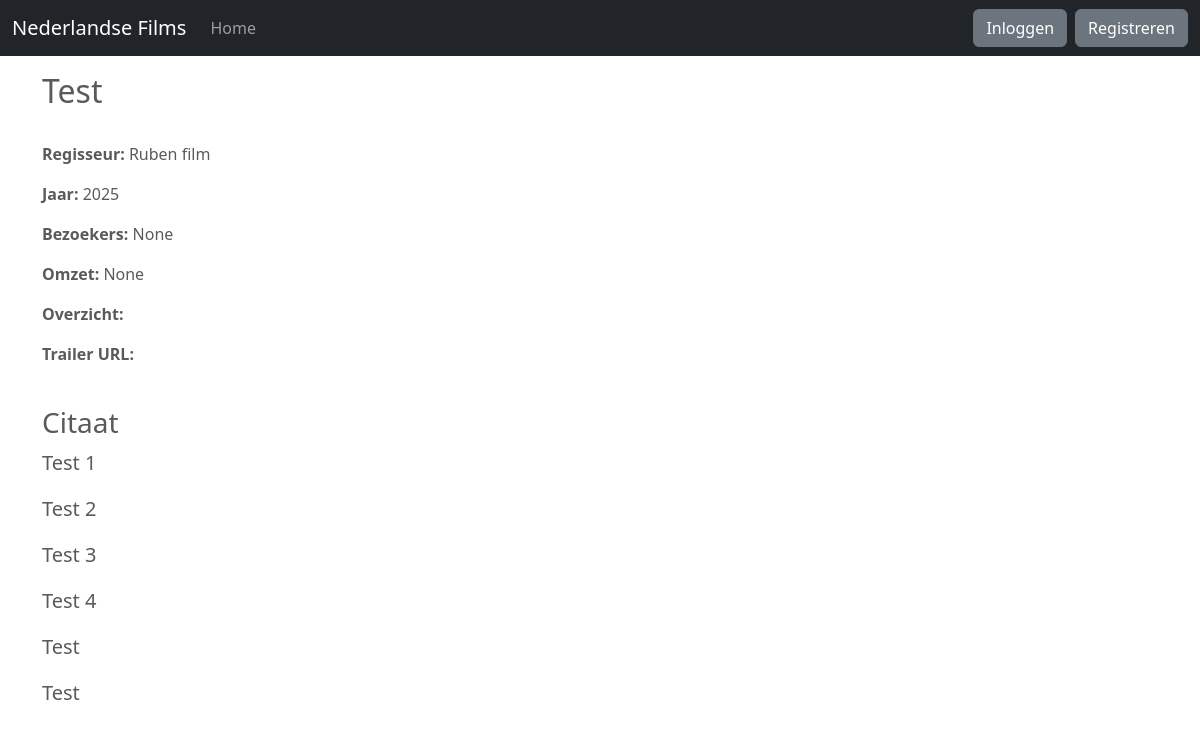
/film/1, run on the app's committed database.
### app/models.py (models this page shows, shortened)
class Film(db.Model):
    id = db.Column(db.Integer, primary_key=True)
    titel = db.Column(db.String(100), nullable=False)
    regisseur_id = db.Column(db.Integer, db.ForeignKey('regisseur.id'), nullable=False)
    jaar = db.Column(db.Integer, nullable=False)
    trailer_url = db.Column(db.String(255))  # Assuming trailers are hosted externally
    bezoekers = db.Column(db.Integer, default=None)  # Visitor count
    omzet = db.Column(db.BigInteger, default=None)  # Revenue, using BigInteger for larger numbers
    overzicht = db.Column(db.Text)  # General overview or description of the film
    citaten = db.relationship('Citaat', backref='film', lazy=True)

class Regisseur(db.Model):
    id = db.Column(db.Integer, primary_key=True)
    voornaam = db.Column(db.String(50), nullable=False)
    achternaam = db.Column(db.String(50), nullable=False)
    films = db.relationship('Film', backref='regisseur', lazy=True)

class Citaat(db.Model):
    id = db.Column(db.Integer, primary_key=True)
    inhoud = db.Column(db.Text, nullable=False)
    film_id = db.Column(db.Integer, db.ForeignKey('film.id'), nullable=False)

### app/routes.py (the view)
@app.route('/film/<int:id>', methods=['GET', 'POST'])
def film_detail(id):
    film = Film.query.get_or_404(id)
    quotes = Citaat.query.filter_by(film_id=id).all()  # Fetch quotes related to the film
    form = CitaatForm()
    if form.validate_on_submit():
        new_quote = Citaat(inhoud=form.inhoud.data, film_id=id)
        db.session.add(new_quote)
        db.session.commit()
        flash('Quote successfully added.', 'success')
        return redirect(url_for('main.film_detail', id=id))  # Refresh the page to show the new quote
    return render_template('film_detail.html', film=film, quotes=quotes, form=form)

### app/templates/film_detail.html (shortened to what this page needs)
{% extends "base.html" %}
{% block content %}
<div class="container mt-4">
    <div class="d-flex justify-content-between align-items-center mb-4">
        <h2>{{ film.titel }}</h2>
    </div>
    <div class="row">
        <div class="col-md-8">
            <p><strong>Regisseur:</strong> {{ film.regisseur.voornaam }} {{ film.regisseur.achternaam }}</p>
            <p><strong>Jaar:</strong> {{ film.jaar }}</p>
            <p><strong>Bezoekers:</strong> {{ film.bezoekers }}</p>
            <p><strong>Omzet:</strong> {{ film.omzet }}</p>
            <p><strong>Overzicht:</strong> {{ film.overzicht }}</p>
            <p><strong>Trailer URL:</strong> <a href="{{ film.trailer_url }}" target="_blank">{{ film.trailer_url }}</a>
            </p>
        </div>
        <div class="col-md-4">
        </div>
    </div>
</div>
<div class="container mt-4">
    <h3>Citaat</h3>
    {% for quote in quotes %}
    <blockquote class="blockquote">
        <p class="mb-0">{{ quote.inhoud }}</p>
    </blockquote>
    {% else %}
    <p>No quotes yet.</p>
    {% endfor %}
</div>
{% endblock %}

### app/templates/base.html (shortened to what this page needs)
<!DOCTYPE html>
<html lang="nl">
<head>
    <link href="https://cdn.jsdelivr.net/npm/bootstrap@5.3.3/dist/css/bootstrap.min.css" rel="stylesheet"
>
    <link href="{{ url_for('static', filename='css/carousel.css') }}" rel="stylesheet">
</head>
<body>
    <body>
        <header>
            <nav class="navbar navbar-expand-md navbar-dark fixed-top bg-dark">
                <div class="container-fluid">
                    <a class="navbar-brand" href="{{ url_for('main.index') }}">Nederlandse Films</a>
                    <div class="collapse navbar-collapse" id="navbarCollapse">
                        <ul class="navbar-nav me-auto mb-2 mb-md-0">
                            <li class="nav-item">
                                <a class="nav-link{{ ' active' if request.path == url_for('main.index') else '' }}"
                                    aria-current="page" href="{{ url_for('main.index') }}">Home</a>
                            </li>
                        </ul>
                        <div class="d-flex align-items-center">
                            {% if current_user.is_authenticated %}
                            <span class="navbar-text me-2">{{ current_user.username }}</span>
                            <a class="btn btn-secondary me-2" href="{{ url_for('main.logout') }}">Uitloggen</a>
                            {% else %}
                            <a class="btn btn-secondary me-2" href="{{ url_for('main.login') }}">Inloggen</a>
                            <a class="btn btn-secondary" href="{{ url_for('main.register') }}">Registreren</a>
                            {% endif %}
                        </div>
                    </div>
                </div>
            </nav>
        </header>
        <main>
            {% block content %}{% endblock %}
        </main>
    </body>
</html>

### app/static/css/carousel.css (style rules this page uses)
body { padding-top: 3rem; padding-bottom: 3rem; color: #5a5a5a; }

### data on the page
Film: titel "Test", jaar "2025", bezoekers "None", omzet "None"
Regisseur: regisseur.voornaam "Ruben", regisseur.achternaam "film"
Citaat: inhoud "Test 1"
Citaat: inhoud "Test 2"
Citaat: inhoud "Test 3"
Citaat: inhoud "Test 4"
Citaat: inhoud "Test"
Citaat: inhoud "Test"
